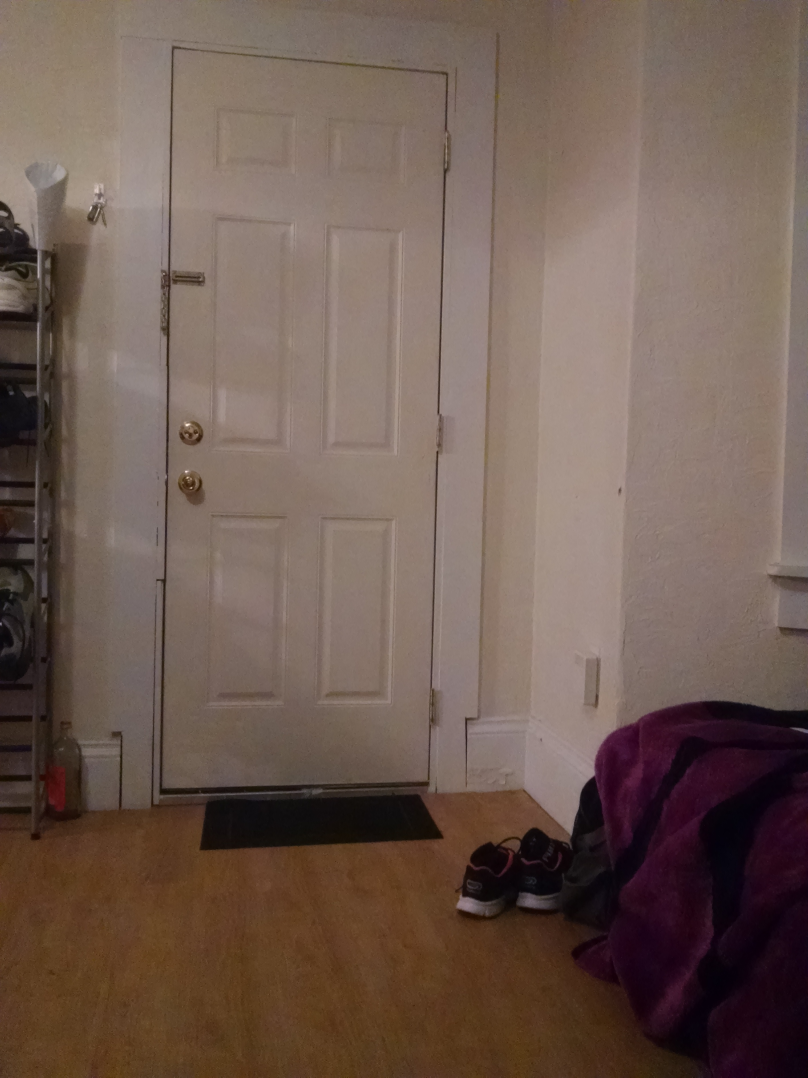
//> input picture imagestictching/src/img2.jpg, 2424 x 3232 px (shown at 1/3 size)
$ ./panaroma img1.jpg img2.jpg   (built with g++ and OpenCV 4)
//> lines starting //> are read from the running program, lines starting //| are printed output that depends on the picture
#include <stdio.h>
#include <iostream>

#include "opencv2/core/core.hpp"
#include "opencv2/features2d/features2d.hpp"
#include "opencv2/highgui/highgui.hpp"
#include "opencv2/nonfree/nonfree.hpp"
#include "opencv2/calib3d/calib3d.hpp"
#include "opencv2/imgproc/imgproc.hpp"

using namespace cv;

void readme();

/** @function main */
int main( int argc, char** argv )
{
 if( argc != 3 )
 { readme(); return -1; }

// Load the images
 Mat image1= imread( argv[2] );
//> image1 is the input picture: 3232 rows x 2424 cols, CV_8UC3; mean B, G, R 82.7, 92.5, 112.3
 Mat image2= imread( argv[1] );
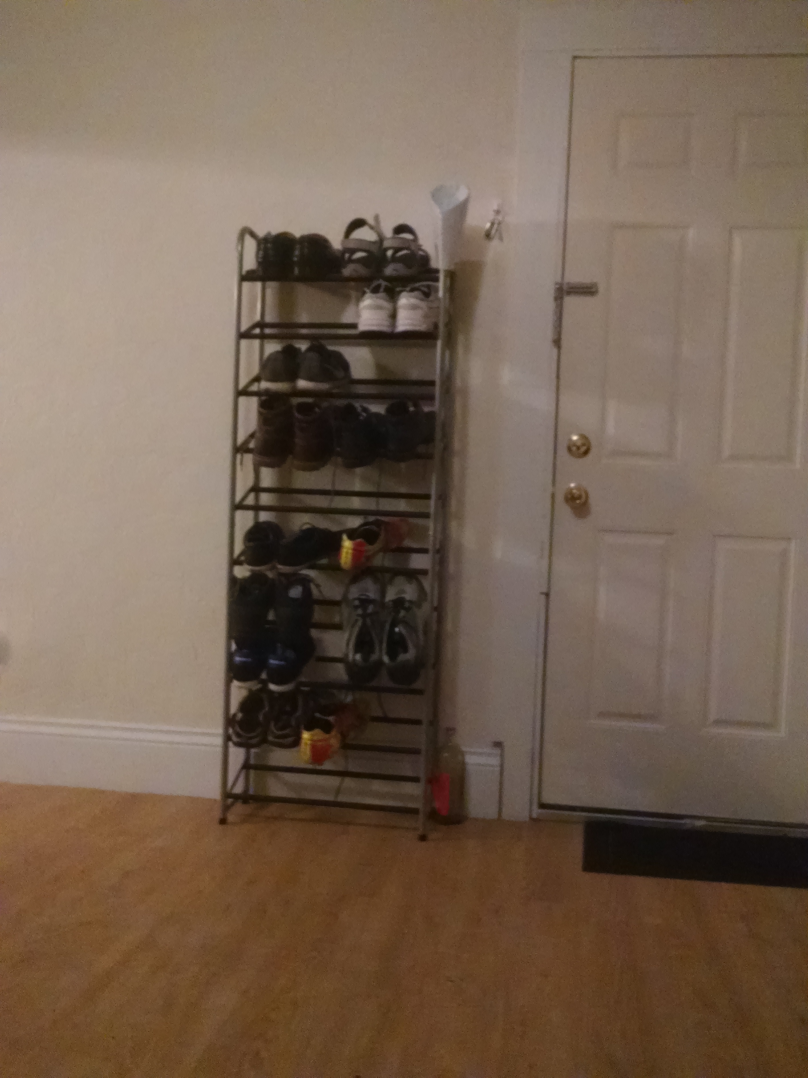
//> input picture imagestictching/src/img1.jpg, 2424 x 3232 px (shown at 1/3 size)
//> image2 is the input picture: 3232 rows x 2424 cols, CV_8UC3; mean B, G, R 82.8, 99.5, 119
 Mat gray_image1;
 Mat gray_image2;
 // Convert to Grayscale
 cvtColor( image1, gray_image1, CV_RGB2GRAY );
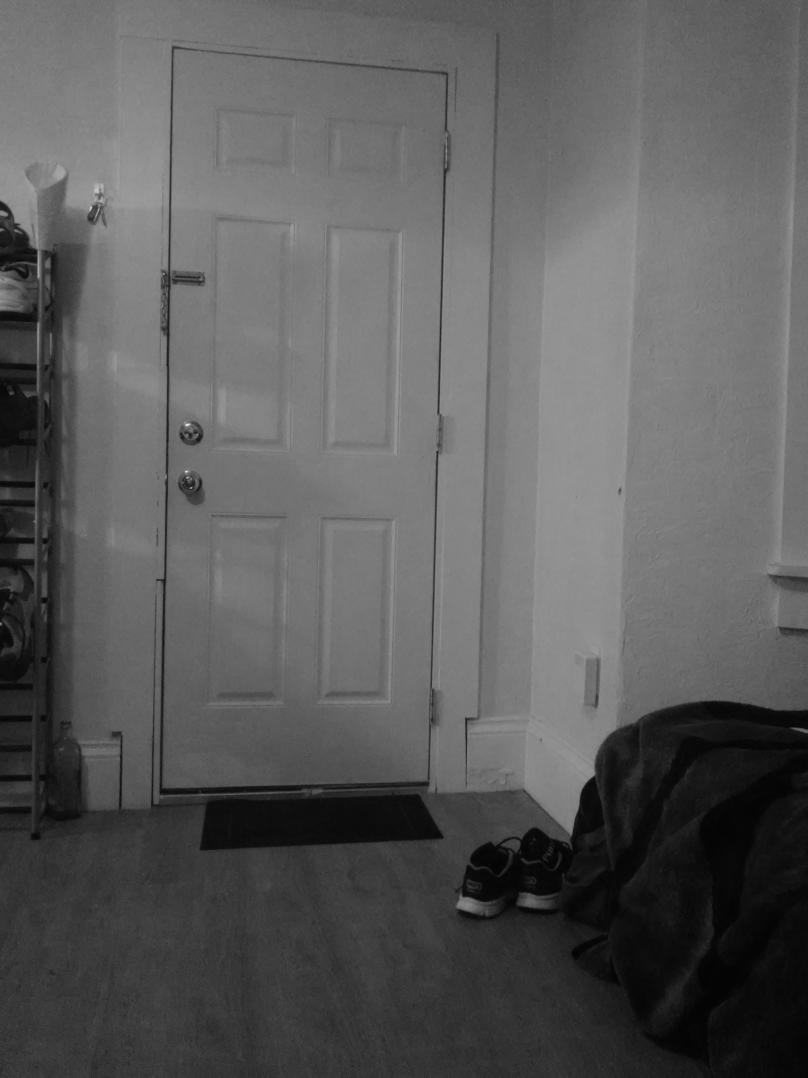
//> gray_image1: 3232 rows x 2424 cols, CV_8UC1 (shown at 1/3 size); min 2, max 245, mean 91.8
 cvtColor( image2, gray_image2, CV_RGB2GRAY );
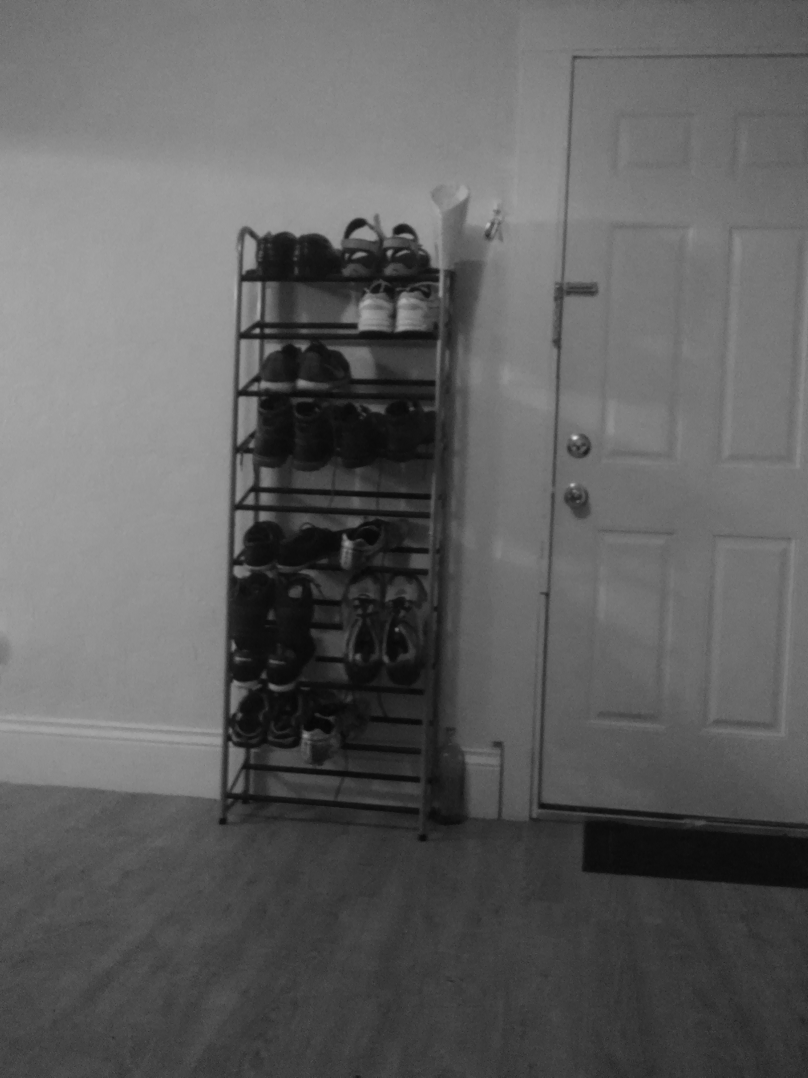
//> gray_image2: 3232 rows x 2424 cols, CV_8UC1 (shown at 1/3 size); min 6, max 225, mean 96.7

//imshow("first image",image2);
 //imshow("second image",image1);

if( !gray_image1.data || !gray_image2.data )
 { std::cout<< " --(!) Error reading images " << std::endl; return -1; }

//-- Step 1: Detect the keypoints using SURF Detector
 int minHessian = 400;

//> (the run ends here: the program needs code that is not available in this run, at `SurfFeatureDetector detector( minHessian );`)
